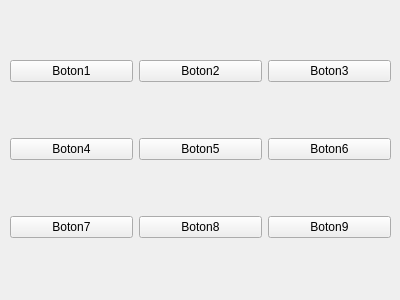
<?xml version="1.0" encoding="UTF-8"?>
<ui version="4.0">
 <class>DebugMode</class>
 <widget class="QWidget" name="DebugMode">
  <property name="geometry">
   <rect>
    <x>0</x>
    <y>0</y>
    <width>400</width>
    <height>300</height>
   </rect>
  </property>
  <property name="windowTitle">
   <string>Debug Mode</string>
  </property>
  <widget class="QWidget" name="gridLayoutWidget">
   <property name="geometry">
    <rect>
     <x>10</x>
     <y>10</y>
     <width>381</width>
     <height>281</height>
    </rect>
   </property>
   <layout class="QGridLayout" name="PanelGrid">
    <item row="1" column="1">
     <widget class="QPushButton" name="Boton5">
      <property name="text">
       <string>Boton5</string>
      </property>
     </widget>
    </item>
    <item row="0" column="1">
     <widget class="QPushButton" name="Boton2">
      <property name="text">
       <string>Boton2</string>
      </property>
     </widget>
    </item>
    <item row="1" column="0">
     <widget class="QPushButton" name="Boton4">
      <property name="text">
       <string>Boton4</string>
      </property>
     </widget>
    </item>
    <item row="0" column="2">
     <widget class="QPushButton" name="Boton3">
      <property name="text">
       <string>Boton3</string>
      </property>
     </widget>
    </item>
    <item row="1" column="2">
     <widget class="QPushButton" name="Boton6">
      <property name="text">
       <string>Boton6</string>
      </property>
     </widget>
    </item>
    <item row="0" column="0">
     <widget class="QPushButton" name="Boton1">
      <property name="text">
       <string>Boton1</string>
      </property>
     </widget>
    </item>
    <item row="2" column="0">
     <widget class="QPushButton" name="Boton7">
      <property name="text">
       <string>Boton7</string>
      </property>
     </widget>
    </item>
    <item row="2" column="1">
     <widget class="QPushButton" name="Boton8">
      <property name="text">
       <string>Boton8</string>
      </property>
     </widget>
    </item>
    <item row="2" column="2">
     <widget class="QPushButton" name="Boton9">
      <property name="text">
       <string>Boton9</string>
      </property>
     </widget>
    </item>
   </layout>
  </widget>
 </widget>
 <resources/>
 <connections/>
</ui>
